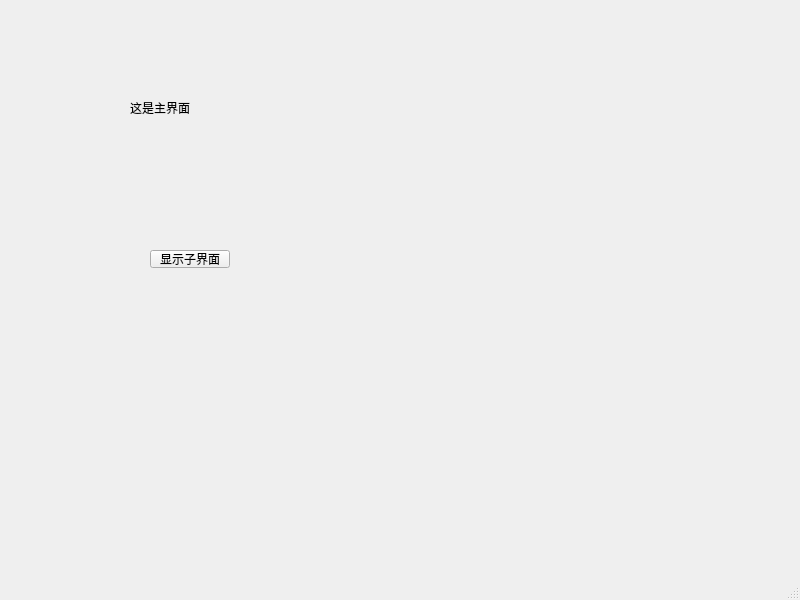
<?xml version="1.0" encoding="UTF-8"?>
<ui version="4.0">
 <class>MainWindow</class>
 <widget class="QMainWindow" name="MainWindow">
  <property name="geometry">
   <rect>
    <x>0</x>
    <y>0</y>
    <width>800</width>
    <height>600</height>
   </rect>
  </property>
  <property name="windowTitle">
   <string>MainWindow</string>
  </property>
  <widget class="QWidget" name="centralwidget">
   <widget class="QLabel" name="label">
    <property name="geometry">
     <rect>
      <x>130</x>
      <y>100</y>
      <width>71</width>
      <height>16</height>
     </rect>
    </property>
    <property name="text">
     <string>这是主界面</string>
    </property>
   </widget>
   <widget class="QPushButton" name="pushButton">
    <property name="geometry">
     <rect>
      <x>150</x>
      <y>250</y>
      <width>80</width>
      <height>18</height>
     </rect>
    </property>
    <property name="text">
     <string>显示子界面</string>
    </property>
   </widget>
  </widget>
  <widget class="QMenuBar" name="menubar">
   <property name="geometry">
    <rect>
     <x>0</x>
     <y>0</y>
     <width>800</width>
     <height>17</height>
    </rect>
   </property>
  </widget>
  <widget class="QStatusBar" name="statusbar"/>
 </widget>
 <resources/>
 <connections/>
</ui>
